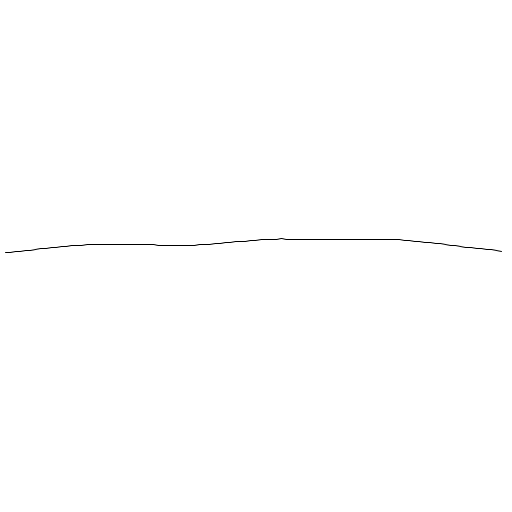
Frame 1 (no input)
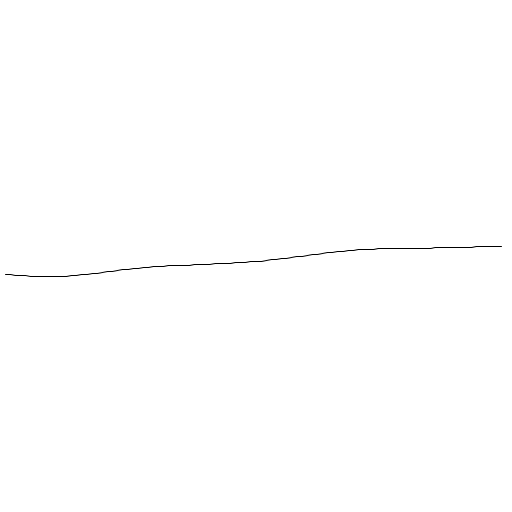
Frame 60 (the mouse pressed at the canvas centre just before this capture)
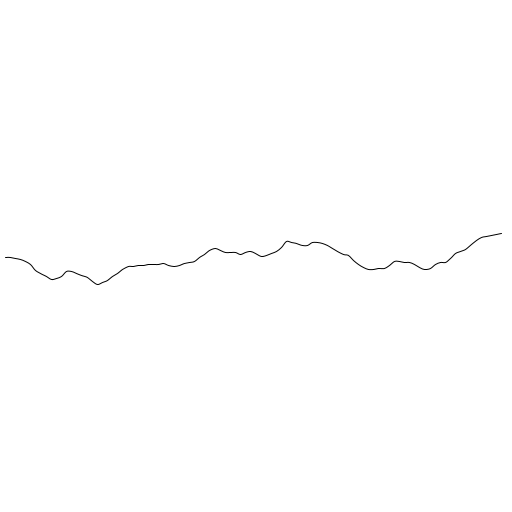
Frame 120 (the mouse held since frame 60 and released just before this capture)

The Processing sketch that drew these frames (run headless with seeded random() and noise(); from frame 60 on, the mouse is pressed at the canvas centre):

// Processing sketch: waves1
// ── waves1.pde
//Experiments with noisey lines

// - noiseStep
// - noiseInc
// - noiseAmp

NoiseLine noiseLine;

int numVertexes;

void setup()
{
  size(512,512);
  noFill();
  stroke(0);
  frameRate(60);
  
  numVertexes  = 100;
  noiseLine  = new NoiseLine(PI/2,width,10,0.01,50);  

}


void draw()
{
  
  noiseLine.noiseStep = map(mouseX, 0, width, 1,20);
  noiseLine.noiseInc =  map (mouseY, 0, height, (float)1/50, 0);
  
  noiseLine.update();
  
  background(255);
  translate(width/2, height/2);
  
  beginShape();
  
  
  for(int i = 0; i < numVertexes; i++)
  {
    
    PVector p = noiseLine.calcVertex((float)i/numVertexes);
    
    curveVertex(p.x,p.y);
  }
  endShape();
}

// ── NoiseLine.pde
class NoiseLine
{
  
  float theta; 
  int mag; 
  float noiseStep; 
  float noiseAmp;
  float noiseInc;
  float counter;
  float directionalCounter;
  
  NoiseLine(float _theta, int _mag, float _noiseStep, float _noiseInc, float _noiseAmp)
  {
    theta = _theta;
    mag = _mag;
    noiseStep = _noiseStep;
    noiseInc = _noiseInc;
    noiseAmp = _noiseAmp;
    counter = 0;
    directionalCounter = 0;
  }
  
  void update()
  {
     counter += noiseInc;
     directionalCounter += 0.1;
  }
  
  PVector calcVertex(float progress)
  {

    
    
    PVector p = new PVector(
      sin(theta) * progress * mag,
      cos(theta) * progress * mag
    );
  
    PVector offset = new PVector(
      -sin(theta) * mag/2,
      -cos(theta) * mag/2
    );
  
    p.add(offset);
    
    PVector n = new PVector(cos(theta),-sin(theta));
    float noiseVal = noise(
    -noiseStep/2 + progress * noiseStep/2 + counter + directionalCounter, 
    -noiseStep/2 + progress * noiseStep/2 - counter
    );
    
    float mul = map(noiseVal,0.0,1.0,-noiseAmp, noiseAmp);
    
    n.normalize();
    n.mult(mul);
    p.add(n);
  
    return p;
  }
  
}
